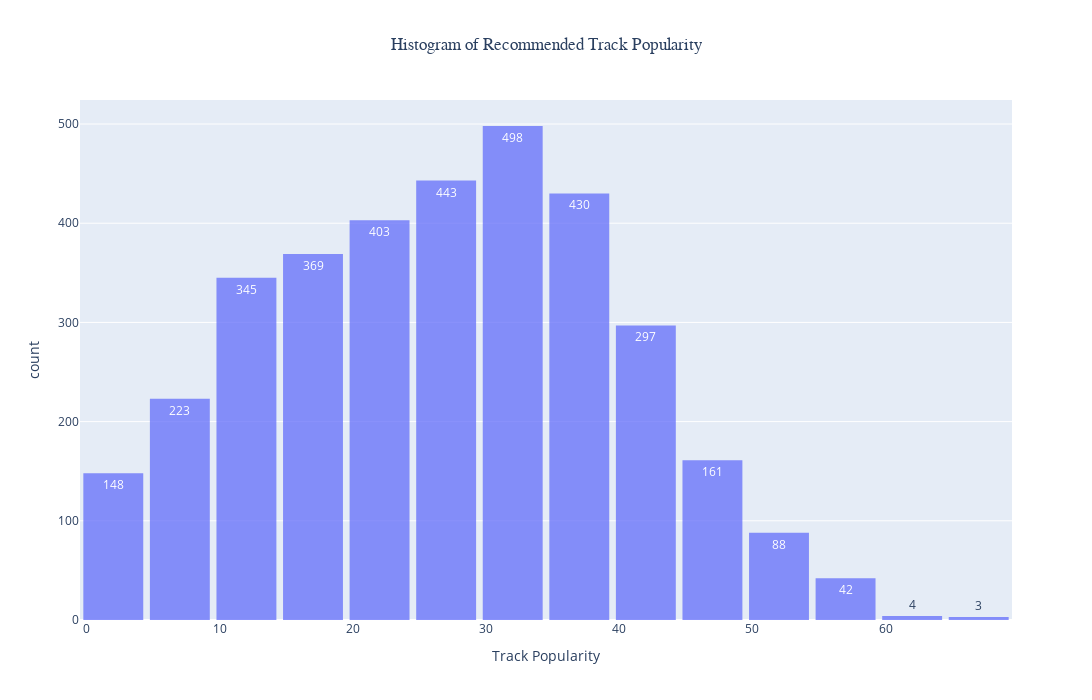

Write notebook code for a chart like this one.
### Code cell
fig5 = px.histogram(art_top_10, x='track_popularity', title="Histogram of Recommended Track Popularity", nbins=15,
                    labels={"track_popularity": 'Track Popularity'}, opacity=0.75, text_auto=True,
                    width=1500, height=700)
fig5.update_layout(title_x = 0.5, title_font_family = "Arial", bargap=0.1)
fig5.show()

### Figure 1 — Plotly figure (JSON) as saved in the notebook; plotly's stock layout.template omitted (floating-point values rounded to 4 significant figures; data arrays with more than 128 entries replaced by an {"elided": "..."} marker saying what was removed)
{"data": [{"alignmentgroup": "True", "bingroup": "x", "hovertemplate": "Track Popularity=%{x}<br>count=%{y}<extra></extra>", "legendgroup": "", "marker": {"color": "#636efa", "opacity": 0.75, "pattern": {"shape": ""}}, "name": "", "nbinsx": 15, "offsetgroup": "", "orientation": "v", "showlegend": false, "texttemplate": "%{value}", "type": "histogram", "x": {"elided": "3454 int values"}, "xaxis": "x", "yaxis": "y"}], "layout": {"bargap": 0.1, "barmode": "relative", "height": 700, "legend": {"tracegroupgap": 0}, "title": {"font": {"family": "Arial"}, "text": "Histogram of Recommended Track Popularity", "x": 0.5}, "width": 1500, "xaxis": {"anchor": "y", "domain": [0, 1], "title": {"text": "Track Popularity"}}, "yaxis": {"anchor": "x", "domain": [0, 1], "title": {"text": "count"}}}}
